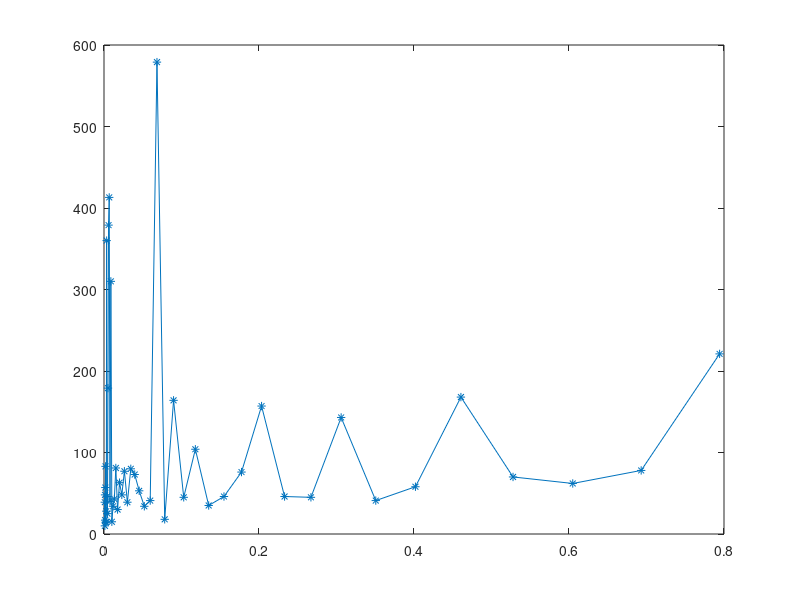

MATLAB code to generate this figure:
%%%
% MPC-425, Exercise 2
%%%
function ex2

% Problem:
%  min  0.5 * z' * prob.H * z + prob.q' * z
%  s.t. prob.G * z <= prob.d


steps_list = [];
mu_list = [];
for mu = logspace(-3,-0.1,50)
    close all
    
    opt.mu = mu;
    mu_list = [mu_list, mu];
    %% Choose problem parameters
    dim   = 2; % Number of optimization variables
    speed = 'slow'; % set to 'fast' for fast convergence, and 'slow' to see what's going on
    seed  = ceil(100*rand); % Set to any integer to choose the randomly generated problem
    
    display = 0;
    [prob,opt] = setupEx2(dim, speed, seed, display);
    
    %%%%%%%%%%%%%%%%%%% THE BARRIER METHOD %%%%%%%%%%%%%%%%%%%
    %%%%%%%%%%%%%%%%%%% THE BARRIER METHOD %%%%%%%%%%%%%%%%%%%
    
    % Initialize
    kappa = opt.kappa0;
    z     = prob.z0;
    zprev = z;
    
    % Outer loop
    stats.outerIterations = 0;
    stats.innerIterations = 0;
    
    opt.mu = mu;
    tic
    while kappa > opt.epsilon % Stop once the barrier term is small
        stats.outerIterations = stats.outerIterations + 1;
        
        % Inner loop (centering step)
        while 1
            stats.innerIterations = stats.innerIterations + 1;
            if any(prob.d-prob.G*z < 0), error('Current point z is not feasible'); end
            
            %vvvvvvvvvvvvvvvv YOUR CODE HERE vvvvvvvvvvvvvvvvvvv
            
            % Compute search direction
            Dz = inv(prob.H + kappa * prob.grad2Phi(z)) * ...
                (-prob.H * z - prob.q - kappa * prob.gradPhi(z));
            
            %^^^^^^^^^^^^^^^^ YOUR CODE HERE ^^^^^^^^^^^^^^^^^^^
            
            if dim == 2 && display
                plot([z(1);zprev(1)],[z(2);zprev(2)],'k.-','markersize',10);
                drawnow;
            end
            
            t = 1;
            
            % Reduce t until z+t*Dz is feasible
            % (Backtrack for feasibility)
            % Use opt.beta / opt.alpha as the backtracking parameters
            
            while t > opt.epsilon && any(prob.G*(z+t*Dz) > prob.d)
                t = opt.beta*t;
            end
            
            % Reduce t to minimize f(z+t*Dz)
            % Use opt.beta / opt.alpha as the backtracking parameters
            
            while t > opt.epsilon
                fup   = prob.f(z+t*Dz) + kappa * prob.phi(z+t*Dz);
                df    = prob.gradF(z)  + kappa * prob.gradPhi(z);
                fdown = prob.f(z)      + kappa * prob.phi(z) + opt.alpha*t*df'*Dz;
                
                if fup < fdown, break; end
                t=opt.beta*t;
            end
            
            % Termination condition
            % We stop if we're no longer making any progress, either because the
            % step size t is very small, or the size of the gradient is very small
            if t < opt.epsilon || norm(Dz) < opt.epsilon, break; end
            
            % Slow down convergence so we can see what's going on
            if opt.slow, t = min([t t/(20*norm(Dz)) ]); end
            
            % Take step
            zprev = z;
            z = z + t*Dz;
        end
        
        if dim == 2 && display, plot(z(1),z(2),'ro'); drawnow; end
        
        % Decrease barrier parameter
        kappa = kappa * opt.mu;
    end
    stats.solveTime = toc;
    
    %%%%%%%%%%%%%%%%%%% THE BARRIER METHOD %%%%%%%%%%%%%%%%%%%
    %%%%%%%%%%%%%%%%%%% THE BARRIER METHOD %%%%%%%%%%%%%%%%%%%
    
    
    %%
    % Solve the optimization problem and compare
    tic
    [zopt,fval,flag] = quadprog(prob.H,prob.q,prob.G,prob.d);
    stats.quadprogSolveTime = toc;
    if flag ~= 1, error('Could not solve optimization problem'); end
    
    fprintf('---------------------\n');
    fprintf('Your optimal cost: %f\n', prob.f(z));
    fprintf('True optimal cost: %f\n', fval);
    fprintf('Error = %f\n\n', abs(prob.f(z) - fval));
    
    
    if dim==2
        fprintf('---------------------\n');
        fprintf('Your optimal solution: [%.3f %.3f]\n', z(1), z(2));
        fprintf('True optimal solution: [%.3f %.3f]\n', zopt(1), zopt(2));
        fprintf('Norm of error = %f\n\n', norm(z-zopt));
    end
    
    fprintf('---------------------\n');
    fprintf('Solution statistics:\n');
    fprintf('  Number of outer iterations: %i\n', stats.outerIterations);
    fprintf('  Number of inner iterations: %i\n', stats.innerIterations);
    fprintf('  Solve time:                 %.2f seconds\n', stats.solveTime);
    fprintf('  Matlab solve time:          %.2f seconds\n', stats.quadprogSolveTime);
    
    steps_list = [steps_list, stats.innerIterations];
end

figure(2)
plot(mu_list, steps_list, '*-');
end

function [prob, opt] = setupEx2(dim, speed, seed, display)
%
% Setup a random quadratic program
%

%% Create a random quadratic program with dim variables
prob = randomQP(dim, seed);

%% Plot the problem
if dim == 2 && display == 1
    plotOptimization(prob);
end

%% Barrier method parameters
% Select 'true' for slow convergence, so you can see the central path.
% Select 'false' for standard, fast convergence
opt = setBarrierParameters(strncmp(speed, 'slow', 1));

end

%% Set the optimization parameters
function opt = setBarrierParameters(isSlow)
if isSlow
    % Use these parameters for "slow" convergence, so you can see the central path
    opt.kappa0  = 100;   % Initial value of barrier parameter
    opt.alpha   = 0.02;  % Line search parameters
    opt.beta    = 0.9;
    opt.mu      = 0.8;   % Decrease rate for barrier parameter
    opt.epsilon = 1e-3;  % Optimality tolerance
    opt.slow    = true;
else
    % Use these parameters for "fast" convergence, to solve the optimization problem
    opt.kappa0  = 1;
    opt.alpha   = 0.02;
    opt.beta    = 0.7;
    opt.mu      = 1e-2;
    opt.epsilon = 1e-8;
    opt.slow    = false;
end
end

%% Plot the optimization problem (if it is 2D)
function plotOptimization(prob)
if prob.dim ~= 2
    fprintf('Can only plot two dimensional optimization problems\n');
    return
end
clf; hold on; grid on;
try
    P = Polyhedron(prob.G,prob.d);
    P.plot('alpha',0.1,'linewidth',3,'color','k');
    %plotPolyLine(polytope(prob.G,prob.d),'k',3);
    
    %[X,Y] = gridPolytope(polytope(prob.G,prob.d),50);
    [B,l,u]=bounding_box(polytope(prob.G,prob.d));
    [X,Y] = meshgrid(linspace(l(1)-0.1,u(1)+0.1,50),linspace(l(2)-0.1,u(2)+0.1,50));
    F = 0*X;
    for i = 1:size(X,1)
        for j = 1:size(X,2)
            z = [X(i,j);Y(i,j)];
            F(i,j) = prob.f(z);
        end
    end
    contour(X,Y,F,20);
catch
    warning('Could not plot the constraints - possibly MPT is not installed?');
end

% Compute optimal solution and plot
try
    [zopt,fval,flag] = quadprog(prob.H,prob.q,prob.G,prob.d);
    if flag ~= 1, error('Could not solve optimization problem'); end
    plot(zopt(1),zopt(2),'ko','markersize',10,'markerfacecolor','k');
    text(zopt(1)+0.05,zopt(2),'Optimal point','fontweight','bold','fontsize',12,'backgroundcolor','w');
    plot(prob.z0(1),prob.z0(2),'ko','markersize',10,'markerfacecolor','k');
    text(prob.z0(1)+0.05,prob.z0(2),'Initial point','fontweight','bold','fontsize',12,'backgroundcolor','w');
catch
    warning('Could not compute the optimal solution - possibly optimization toolbox isn''t installed?');
end

% Compute analytic center and plot
try
    x = sdpvar(size(prob.G,2),1);
    dd = optimize(prob.d-prob.G*x >= 0, -geomean(prob.d-prob.G*x));
    if dd.problem ~= 0, error('Could not compute analytic center'); end
    x = double(x);
    plot(x(1),x(2),'ko','markersize',10,'markerfacecolor','k');
    text(x(1)+0.05,x(2),'Analytic center','fontweight','bold','fontsize',12,'backgroundcolor','w');
    axis tight
catch
    warning('Could not compute analytic center - possibly YALMIP isn''t installed?');
end

end

%% Create a random quadratic program
function prob = randomQP(dim, seed)

% Number of optimization variables
prob.dim = dim;

% Set the seed of the random generator so we can get the same 'random'
% problem twice if we want
randn('state',seed);

% Create the problem
%  min  0.5 z'Hz + q'z s.t. Gx <= d
prob.G  = randn(5*dim,dim);
prob.d  = ones(5*dim,1);
prob.H  = randn(dim); prob.H = prob.H * prob.H';
prob.q  = randn(dim,1);

% We've chosen d = 1, so the point 0 is always in the interior of the
% constraints
prob.z0 = zeros(dim,1);

% Helper functions
prob.f       = @(z) 0.5*z'*prob.H*z + prob.q'*z;
prob.gradF   = @(z) prob.H*z + prob.q;
prob.phi     = @(z) sum(-log(prob.d-prob.G*z));
prob.gradPhi = @(z) prob.G'*diag(1./(prob.d-prob.G*z))*ones(length(prob.d),1);
% prob.gradPhi = @(z) prob.G'*(1./(prob.d - prob.G * z));
prob.diag_G = [];
for i = 1:length(prob.d)
    prob.diag_G = blkdiag(prob.diag_G, prob.G(i,:));
end

prob.grad2Phi= @(z) prob.G' * prob.diag_G * ...
    kron(diag(1./(prob.d-prob.G*z).^2),eye(dim)) * ...
    repmat(eye(dim),length(prob.d),1);
end